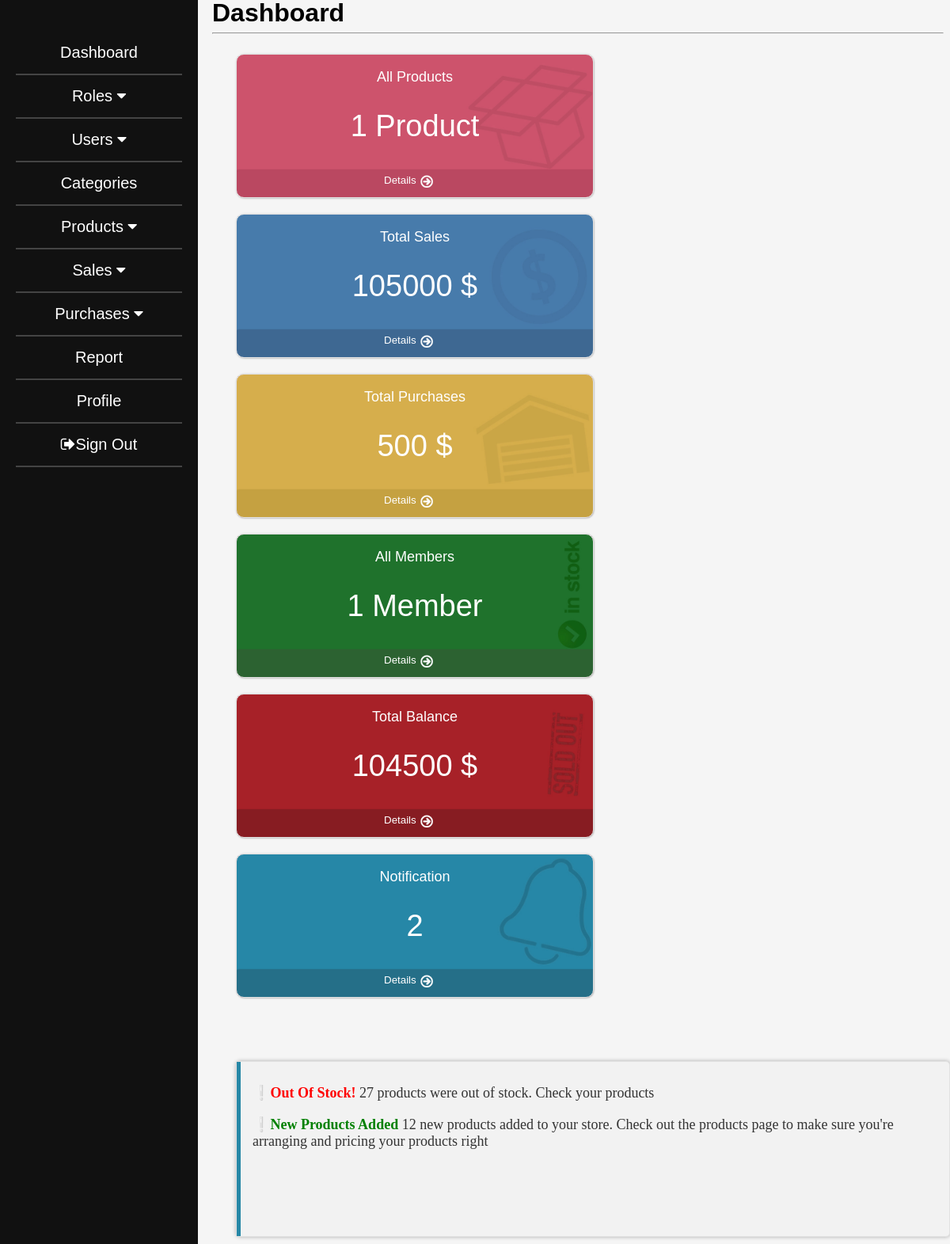
Screenshot of /RWInventory/dash.php (signed in) with the database file from the repository.
### tables this page shows
CREATE TABLE `dashboard` (
  `total_product` int(11) NOT NULL,
  `total_sales` int(11) NOT NULL,
  `total_purchases` int(11) NOT NULL,
  `total_members` int(11) NOT NULL,
  `balance` int(11) NOT NULL,
  `company_id` int(11) NOT NULL
);

### RWInventory/dash.php (the view, shortened to what this page needs)
<?php
include("connect.php");
$company_id = $_SESSION["company_id"];
$sql = "SELECT * FROM dashboard WHERE company_id = '$company_id'";
$result = mysqli_query($connect, $sql);
$row = mysqli_fetch_assoc($result);
$total_product = $row['total_product'];
$total_sales = $row['total_sales'];
$total_purchases = $row['total_purchases'];
$total_members = $row['total_members'];
$balance = $total_sales - $total_purchases;
?>
<!DOCTYPE html>
<html>
  <head>
<link rel="stylesheet" href="https://cdnjs.cloudflare.com/ajax/libs/font-awesome/4.7.0/css/font-awesome.min.css">
  </head>
  <body>
	  <div class="sidebar">
    <ul>
        <li><a href="dash.php">Dashboard</a></li>
        <li class="dropdown">
        <a href="#" class="dropdown-toggle" data-toggle="dropdown">
            Roles <i class="fa fa-caret-down"></i>
        </a>
    </li>
    <li class="dropdown">
        <a href="#" class="dropdown-toggle" data-toggle="dropdown">
            Users <i class="fa fa-caret-down"></i>
        </a>
    </li>
    <li><a href="categories.php">Categories</a></li>
    <li class="dropdown">
        <a href="#" class="dropdown-toggle" data-toggle="dropdown">
            Products <i class="fa fa-caret-down"></i>
        </a>
    </li>
    <li class="dropdown">
        <a href="#" class="dropdown-toggle" data-toggle="dropdown">
            Sales <i class="fa fa-caret-down"></i>
        </a>
    </li>
    <li class="dropdown">
        <a href="#" class="dropdown-toggle" data-toggle="dropdown">
            Purchases <i class="fa fa-caret-down"></i>
        </a>
    </li>
    <li><a href="report.php">Report</a></li>
    <li><a href="profile.php">Profile</a></li>
    <li class="signout"><a href="logout.php"><i class="fa fa-sign-out"></i>Sign Out</a></li>
</ul>
	</div>
    <div class="container">
	  <h1>Dashboard</h1>
		<hr style="margin-top:-15px; margin-bottom: 5px;">
		<a href="manageproduct.php">
		<a href="manageproduct.php">
    <div class="itemBox1">
        <p style="text-align:center; font-size:18px; font-weight:100;">All Products</p>
        <p class="itemBoxText"><?php echo $total_product; ?> Product</p>
        <button class="btnDash">Details <img src="images/right-arrow.png" width="20px" style="margin-top:-1px; margin-left:3px;"></button>
    </div>
</a>
<a href="managesales.php">
    <div class="itemBox2">
        <p style="text-align:center; font-size:18px; font-weight:100;">Total Sales</p>
        <p class="itemBoxText"><?php echo $total_sales; ?> $</p>
        <button class="btnDash">Details <img src="images/right-arrow.png" width="20px" style="margin-top:-1px; margin-left:3px;"></button>
    </div>
</a>
<a href="managepurchases.php">
    <div class="itemBox3">
        <p style="text-align:center; font-size:18px; font-weight:100;">Total Purchases</p>
        <p class="itemBoxText"><?php echo $total_purchases; ?> $</p>
        <button class="btnDash">Details <img src="images/right-arrow.png" width="20px" style="margin-top:-1px; margin-left:3px;"></button>
    </div>
</a>
<a href="manageuser.php">
    <div class="itemBox4">
        <p style="text-align:center; font-size:18px; font-weight:100;">All Members</p>
        <p class="itemBoxText"><?php echo $total_members; ?> Member</p>
        <button class="btnDash">Details <img src="images/right-arrow.png" width="20px" style="margin-top:-1px; margin-left:3px;"></button>
    </div>
</a>
    <div class="itemBox5">
        <p style="text-align:center; font-size:18px; font-weight:100;">Total Balance</p>
        <p class="itemBoxText"><?php echo $balance; ?> $</p>
        <button class="btnDash">Details <img src="images/right-arrow.png" width="20px" style="margin-top:-1px; margin-left:3px;"></button>
    </div>
</a>
		<div class="itemBox6" style="margin-bottom:30px;">
			<p style="text-align:center;  font-size:18px; font-weight: 100;">Notification</p>
			<p class="itemBoxText"> 2 </p>
			<button class="btnDash" stylE=""> Details <img src="images/right-arrow.png" width="20px" style="margin-top:-1px; margin-left:3px; margin-bottom:0px;"> </button>
		</div>
	<div class="notificationDiv">
<div class="notificationArea">
				<div class="soluna-div">
  <div class="dikey-cubuk"></div>
	<p class="notificationP">	❕<strong style="color:red;">Out Of Stock! </strong> 27 products were out of stock. Check your products</p>
	<p class="notificationP">	❕<strong style="color:green">New Products Added  </strong> 12 new products added to your store. Check out the products page to make sure you're arranging and pricing your products right </p>
		</div>
		</div>
</div>
  </body>
</html>

### RWInventory/dash.php (style rules this page uses)
body { font-family: Arial, sans-serif; background-color: #f5f5f5; }
.sidebar { height: 100%; width: 250px; position: fixed; z-index: 1; top: 0; left: 0; background-color: #111; overflow-x: hidden; padding-top: 20px; }
.sidebar ul { list-style-type: none; margin: 10px; padding: 10px; }
.sidebar ul li { border-bottom: 2px solid #444; padding: 15px; text-align: center; }
.sidebar ul li a { color: #fff; display: block; font-size: 20px; text-decoration: none; }
.container { margin-left:260px; margin-top:-10px; }
.itemBox1 { width: 450px; height: 180px; border:1px solid #e2e2e2; box-shadow: 0.5px 0.5px 2px #aaaaaa; float: left; margin-left: 30px; margin-top:20px; color:white; background-image: url('images/products.jpg'); background-size: 100% 100%; border-radius: 10px; }
.itemBox2 { margin-top:20px; width: 450px; height: 180px; color:white; border:1px solid #e2e2e2; box-shadow: 0.5px 0.5px 2px #aaaaaa; float: left; margin-left: 30px; background-image: url('images/sales.jpg'); background-size: 100% 100%; border-radius: 10px; }
.itemBox3 { margin-top:20px; width: 450px; height: 180px; border:1px solid #e2e2e2; box-shadow: 0.5px 0.5px 2px #aaaaaa; float: left; margin-left: 30px; background-color:#ed6e85; color:white; background-image: url('images/purchaces.jpg'); background-size: 100% 100%; border-radius: 10px; }
.itemBox4 { margin-top:20px; width: 450px; height: 180px; border:1px solid #e2e2e2; box-shadow: 0.5px 0.5px 2px #aaaaaa; float: left; margin-left: 30px; background-color:#ed6e85; color:white; background-image: url('images/instock.jpg'); background-size: 100% 100%; border-radius: 10px; }
.itemBox5 { margin-top:20px; width: 450px; height: 180px; border:1px solid #e2e2e2; box-shadow: 0.5px 0.5px 2px #aaaaaa; float: left; margin-left: 30px; background-color:#ed6e85; color:white; background-image: url('images/soldout.jpg'); background-size: 100% 100%; border-radius: 10px; }
.itemBox6 { margin-top:20px; width: 450px; height: 180px; border:1px solid #e2e2e2; box-shadow: 0.5px 0.5px 2px #aaaaaa; float: left; margin-left: 30px; background-color:#ed6e85; color:white; background-image: url('images/notification.jpg'); background-size: 100% 100%; border-radius: 10px; }
.btnDash { text-align:center; display: flex; color:white; border-radius: 4px; border: none; margin-left:40%; margin-top:38px; text-align: center; background:none; }
.itemBoxText { text-align:center; color:white; font-size:38px; font-family: Tahoma, Verdana, Segoe, sans-serif; font-weight: 400; margin-bottom: 0px; margin-top:30px; }
.notificationArea { border:1px solid #e2e2e2; box-shadow: 0.5px 0.5px 2px #aaaaaa; float: left; background-color:#ed6e85; background-color: #f2f2f2; width: 97%; height: 200px; background-color: #f2f2f2; color: #333; padding: 10px 20px; border-radius: 5px; box-shadow: 0 0 5px rgba(0, 0, 0, 0.3); }
.soluna-div { display: absolute; height: 110%; float:left; }
.dikey-cubuk { margin-top:-10px; width: 5px; height: 100%; background-color:#2687A6; float:left; margin-left: -20px; }
.notificationDiv { margin-top:50px; margin-top:50px; width:100%; height: 200px; float:left; margin-left:30px; width: 96%; height: 180px; }
.notificationP { font-size:18px; font-family: Georgia, Times, "Times New Roman", serif; }

### rows the page displays
dashboard: total_product "1", total_sales "105000", total_purchases "500", total_members "1", balance "104500"
